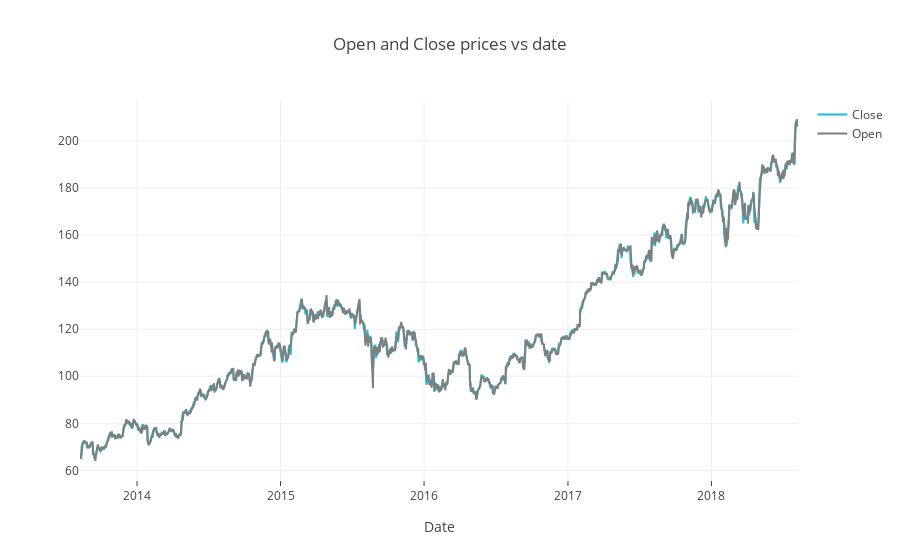

This figure's notebook cell:
### Code cell
trace1 = go.Scatter(
                    x = dataDF.Date,
                    y = dataDF.Close,
                    mode = "lines",
                    name = "Close",
                    marker = dict(color = '#17BECF'))

trace2 = go.Scatter(
                    x = dataDF.Date,
                    y = dataDF.Open,
                    mode = "lines",
                    name = "Open",
                    marker = dict(color = '#7F7F7F'))
data = [trace1, trace2]
layout = dict(title = 'Open and Close prices vs date',
              xaxis= dict(title= 'Date',ticklen= 5,zeroline= True))
fig = dict(data = data, layout = layout)
iplot(fig,filename="Open and Close prices")

### Figure 1 — Plotly figure (JSON) as saved in the notebook; plotly's stock layout.template omitted (floating-point values rounded to 4 significant figures; data arrays with more than 128 entries replaced by an {"elided": "..."} marker saying what was removed)
{"data": [{"marker": {"color": "#17BECF"}, "mode": "lines", "name": "Close", "type": "scatter", "uid": "03905654-a0ff-11e8-9630-d053494eb1af", "x": {"elided": "1260 str values"}, "y": {"elided": "1260 float values"}}, {"marker": {"color": "#7F7F7F"}, "mode": "lines", "name": "Open", "type": "scatter", "uid": "03905655-a0ff-11e8-9630-d053494eb1af", "x": {"elided": "1260 str values"}, "y": {"elided": "1260 float values"}}], "layout": {"title": "Open and Close prices vs date", "xaxis": {"ticklen": 5, "title": "Date", "zeroline": true}}}
